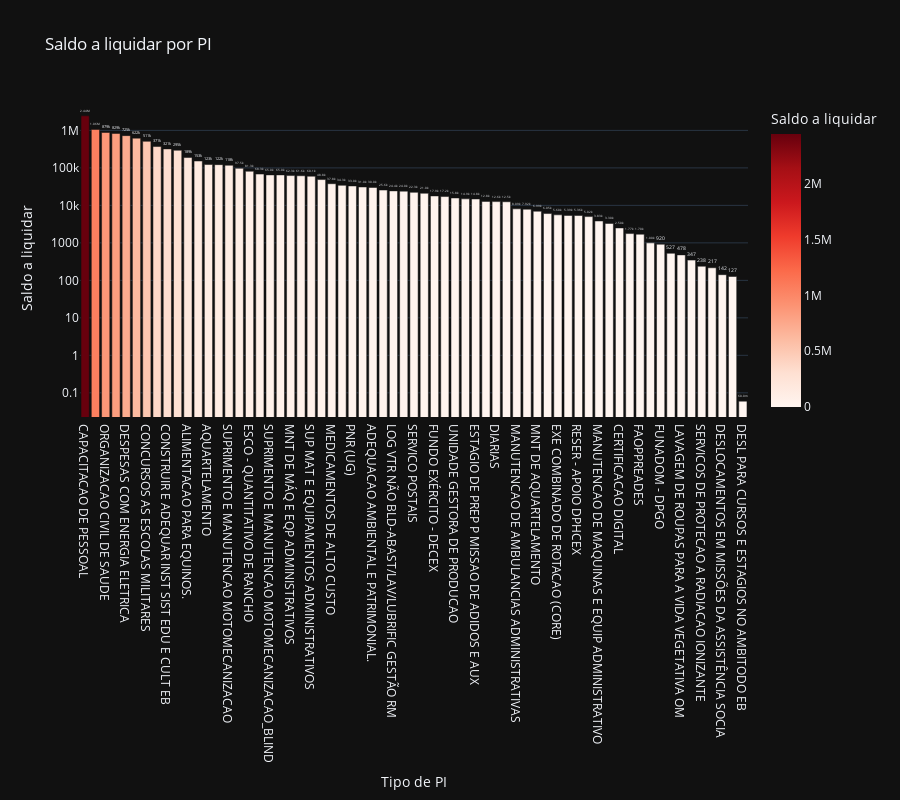

Notebook source saved alongside this figure:
### Code cell
# Saldo a liquidar por tipo de PI
cols = ['NOME_PI', 'A_LIQUIDAR']

df_aux = df.loc[:, cols].groupby('NOME_PI').sum().sort_values(by= 'A_LIQUIDAR', ascending=False).reset_index()
df_aux = df_aux[df_aux['A_LIQUIDAR'] > 0]
fig = px.bar(df_aux, 
             x='NOME_PI', 
             y='A_LIQUIDAR',
             title='Saldo a liquidar por PI',
             labels={'NOME_PI':'Tipo de PI', 'A_LIQUIDAR':'Saldo a liquidar'},
             text_auto='.3s',
             height=800,
             log_y=True,
             color='A_LIQUIDAR',
             color_continuous_scale = 'reds',
             template='plotly_dark')
fig.update_traces(textposition = 'outside', cliponaxis = False, hovertemplate=None)
fig.update_layout(hovermode="x unified")

fig.show()

### Figure 1 — Plotly figure (JSON) as saved in the notebook; plotly's stock layout.template omitted (floating-point values rounded to 4 significant figures)
{"data": [{"alignmentgroup": "True", "cliponaxis": false, "legendgroup": "", "marker": {"color": [2445000.0, 1061000.0, 879000.0, 829100.0, 725300.0, 622000.0, 510700.0, 370900.0, 321100.0, 295488, 188900.0, 152539, 122900.0, 122100.0, 117500.0, 97550.0, 81340.0, 68340.0, 65000.0, 65000.0, 62330.0, 61630.0, 60060, 48820.0, 37800, 34260.0, 32960.0, 30960.0, 30030.0, 25640.0, 24370.0, 24000, 22260, 21030.0, 17850, 17200.0, 15760.0, 14940.0, 14828, 12770.0, 12610.0, 12480.0, 8090.0, 7920, 6992.0, 6053.0, 5600.0, 5386, 5364.0, 5022.0, 3834.0, 3299, 2500, 1770.0, 1700, 1000.0, 920, 527, 478.1, 346.8, 238.2, 216.6, 141.6, 126.7, 0.06], "coloraxis": "coloraxis", "pattern": {"shape": ""}}, "name": "", "offsetgroup": "", "orientation": "v", "showlegend": false, "textposition": "outside", "texttemplate": "%{y:.3s}", "type": "bar", "x": ["CAPACITACAO DE PESSOAL", "SMEM ESTABELECIMENTOS DE ENSINO", "ORGANIZACAO CIVIL DE SAUDE", "A1QR - QUANTITATIVO DE RANCHO", "DESPESAS COM ENERGIA ELETRICA", "LIMPEZA DE BENS IMÓVEIS", "CONCURSOS AS ESCOLAS MILITARES", "REVITALIZAR O SIST COLEGIO MILITAR DO BRASIL", "CONSTRUIR E ADEQUAR INST SIST EDU E CULT EB", "AQS DE ALMT  PARA  EQUINOS: ALFAF/AVEIA/FENO", "ALIMENTACAO PARA EQUINOS.", "ATS - ATIVIDADES SETORIAIS", "AQUARTELAMENTO", "MATERIAL DE INTENDÊNCIA", "SUPRIMENTO E MANUTENCAO MOTOMECANIZACAO", "A5PA - PASA", "ESCO - QUANTITATIVO DE RANCHO", "IND-INDENIZACOES", "SUPRIMENTO E MANUTENCAO MOTOMECANIZACAO_BLIND", "MANUTENCÃO CL IX SMEM MOTOMECANIZADO", "MNT DE MÁQ E EQP ADMINISTRATIVOS", "MNT DE SISTEMAS DE INFORMACãO E COMUNICACãO", "SUP MAT E EQUIPAMENTOS ADMINISTRATIVOS", "ADMINISTRACAO DE OM", "MEDICAMENTOS DE ALTO CUSTO", "REMONTA E VETERINÁRIA", "PNR (UG)", "OUTROS", "ADEQUACAO AMBIENTAL E PATRIMONIAL.", "FATOR DE CUSTO - CONTRATO DE OBJETIVOS", "LOG VTR NÃO BLD-ABAST/LAV/LUBRIFIC GESTÃO RM", "TRANSPORTE-DIARIAS", "SERVICO POSTAIS", "IND - INDENIZACOES", "FUNDO EXÉRCITO - DECEX", "SERVICO DE TELEFONIA FIXA", "UNIDADE GESTORA DE PRODUCAO", "RESERVA  (DETMIL)", "ESTAGIO DE PREP P MISSAO DE ADIDOS E AUX", "ASSISTENCIA SOCIAL", "DIARIAS", "INFORMATICA", "MANUTENCAO DE AMBULANCIAS ADMINISTRATIVAS", "SERVICO DE TELEFONIA MOVEL", "MNT DE AQUARTELAMENTO", "DIAR - DIARIAS", "EXE COMBINADO DE ROTACAO (CORE)", "REVISTA DE AUDITORIA DE CONTAS MÉDICAS", "RESER - APOIO DPHCEX", "CONCESSIONÁRIAS DE ÁGUA E ESGOTO", "MANUTENCAO DE MAQUINAS E EQUIP ADMINISTRATIVO", "ADMINISTRACAO DA OM", "CERTIFICACAO DIGITAL", "MEDIDAS PROFILÁT SAÚDE EQUINOS", "FAOPPREADES", "COLEGIO MILITAR - ADMINISTRACAO", "FUNADOM - DPGO", "IDENTIDADE MILITAR", "LAVAGEM DE ROUPAS PARA A VIDA VEGETATIVA OM", "EXAMES MEDICOS PERIODICOS - CIVIS", "SERVICOS DE PROTECAO A RADIACAO IONIZANTE", "MIS EXT REQS TRNP BAG INTER", "DESLOCAMENTOS EM MISSÕES DA ASSISTÊNCIA SOCIA", "TAXA DE LIMPEZA PUBLICA", "DESL PARA CURSOS E ESTAGIOS NO AMBITODO EB"], "xaxis": "x", "y": [2445000.0, 1061000.0, 879000.0, 829100.0, 725300.0, 622000.0, 510700.0, 370900.0, 321100.0, 295488, 188900.0, 152539, 122900.0, 122100.0, 117500.0, 97550.0, 81340.0, 68340.0, 65000.0, 65000.0, 62330.0, 61630.0, 60060, 48820.0, 37800, 34260.0, 32960.0, 30960.0, 30030.0, 25640.0, 24370.0, 24000, 22260, 21030.0, 17850, 17200.0, 15760.0, 14940.0, 14828, 12770.0, 12610.0, 12480.0, 8090.0, 7920, 6992.0, 6053.0, 5600.0, 5386, 5364.0, 5022.0, 3834.0, 3299, 2500, 1770.0, 1700, 1000.0, 920, 527, 478.1, 346.8, 238.2, 216.6, 141.6, 126.7, 0.06], "yaxis": "y"}], "layout": {"barmode": "relative", "coloraxis": {"colorbar": {"title": {"text": "Saldo a liquidar"}}, "colorscale": [[0, "rgb(255,245,240)"], [0.125, "rgb(254,224,210)"], [0.25, "rgb(252,187,161)"], [0.375, "rgb(252,146,114)"], [0.5, "rgb(251,106,74)"], [0.625, "rgb(239,59,44)"], [0.75, "rgb(203,24,29)"], [0.875, "rgb(165,15,21)"], [1, "rgb(103,0,13)"]]}, "height": 800, "hovermode": "x unified", "legend": {"tracegroupgap": 0}, "title": {"text": "Saldo a liquidar por PI"}, "xaxis": {"anchor": "y", "domain": [0, 1], "title": {"text": "Tipo de PI"}}, "yaxis": {"anchor": "x", "domain": [0, 1], "title": {"text": "Saldo a liquidar"}, "type": "log"}}}
